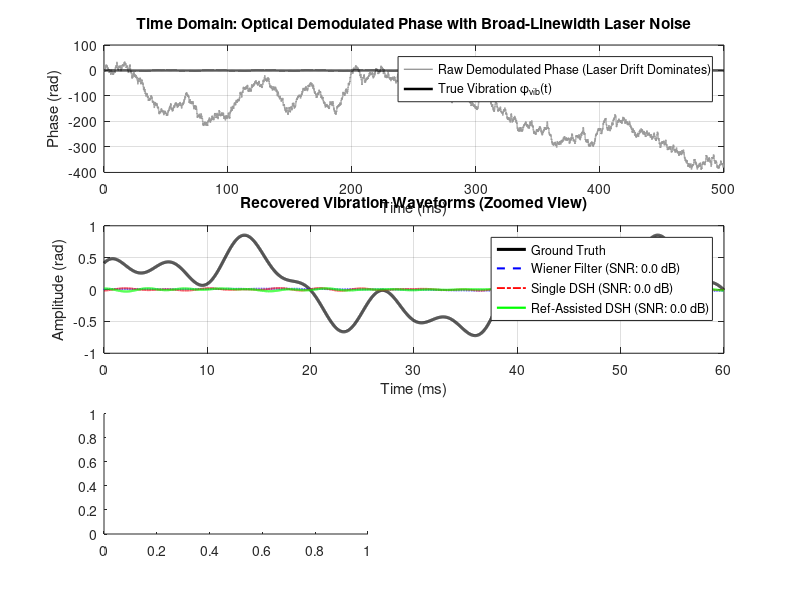

MATLAB code to generate this figure: (Note: this script raises an error after producing the figure.)
%% FT-OPS Phase Noise Mitigation Simulation (MATLAB Implementation)
% Problem: Long-haul FT-OPS requires expensive Ultra-Narrow Linewidth Lasers (NLL).
%          Standard commercial lasers introduce phase drift that masks vibration signals.
% Solution: Compare Wiener Filtering vs. Delayed Self-Heterodyne (DSH) Processing.
%
% Clear workspace
clear; close all; clc;

fprintf('=======================================================================\n');
fprintf('     FT-OPS Laser Phase Noise Mitigation Simulation Benchmark          \n');
fprintf('=======================================================================\n');

%% 1. Simulation Parameters
fs = 100e3;               % Sampling rate: 100 kSa/s
T_total = 0.5;            % Total duration: 0.5 s
N = round(fs * T_total);  % Total samples
t = (0:N-1)' / fs;        % Time vector

% Laser Parameters
linewidth = 500e3;        % Laser FWHM Linewidth: 500 kHz (Commercial DFB Laser)
f_if = 20e3;              % Heterodyne Intermediate Frequency: 20 kHz
snr_det_db = 32;          % Photodetector SNR: 32 dB

% Fiber Delay Line Parameters for DSH
fiber_n = 1.4682;         % Refractive index
c = 299792458;            % Speed of light (m/s)
delay_length_m = 2000;    % 2 km fiber delay line
tau_d = (fiber_n * delay_length_m) / c; % Time delay (~9.79 us)
delay_samples = max(1, round(tau_d * fs));

% Target Low-Frequency Vibration Signal Parameters
f_vib = [25, 75, 150];    % Vibration frequencies (Hz)
A_vib = [0.5, 0.3, 0.2];  % Phase amplitudes (rad)
p_vib = [0, pi/4, pi/2];  % Initial phases (rad)

fprintf('[*] Configuration:\n');
fprintf('    - Laser Linewidth:     %.1f kHz (Commercial DFB Laser)\n', linewidth/1e3);
fprintf('    - Sampling Frequency:  %.1f kSa/s\n', fs/1e3);
fprintf('    - Fiber Delay Line:    %.1f m (tau_d = %.2f us)\n', delay_length_m, tau_d*1e6);
fprintf('    - Target Frequencies:  [%d, %d, %d] Hz\n', f_vib(1), f_vib(2), f_vib(3));
fprintf('-----------------------------------------------------------------------\n');

%% 2. Signal Generation (Wiener Process Laser Noise & Vibration)
rng(42); % Seed for reproducibility

% Discrete-time Wiener process phase drift: Delta_phi ~ N(0, 2*pi*linewidth*Ts)
var_delta_phi = 2 * pi * linewidth * (1/fs);
delta_phi = sqrt(var_delta_phi) * randn(N, 1);
phi_laser = cumsum(delta_phi);
phi_laser = phi_laser - phi_laser(1);

% Ground-truth multi-tone vibration signal
phi_vib_true = zeros(N, 1);
for k = 1:length(f_vib)
    phi_vib_true = phi_vib_true + A_vib(k) * sin(2*pi*f_vib(k)*t + p_vib(k));
end

% Sensing optical phase and Reference optical phase
phi_sens_total = phi_laser + phi_vib_true;
phi_ref_total  = phi_laser;

%% 3. Optical Heterodyne Receiver & Digital Phase Demodulation
% RF Photocurrent at IF carrier with detector noise
carrier_sens = cos(2*pi*f_if*t + phi_sens_total);
noise_power = var(carrier_sens) / (10^(snr_det_db/10));
i_het_sens = carrier_sens + sqrt(noise_power) * randn(N, 1);

carrier_ref = cos(2*pi*f_if*t + phi_ref_total);
i_het_ref = carrier_ref + sqrt(noise_power) * randn(N, 1);

% Digital I/Q Downconversion & Demodulation
[b_lpf, a_lpf] = butter(4, min(f_if*0.8, fs*0.4)/(fs/2), 'low');

% Demodulate sensing arm
i_base_sens = filtfilt(b_lpf, a_lpf, 2 * i_het_sens .* cos(2*pi*f_if*t));
q_base_sens = filtfilt(b_lpf, a_lpf, -2 * i_het_sens .* sin(2*pi*f_if*t));
phi_raw_sens = unwrap(atan2(q_base_sens, i_base_sens));
phi_raw_sens = phi_raw_sens - mean(phi_raw_sens(1:min(100, N)));

% Demodulate reference arm
i_base_ref = filtfilt(b_lpf, a_lpf, 2 * i_het_ref .* cos(2*pi*f_if*t));
q_base_ref = filtfilt(b_lpf, a_lpf, -2 * i_het_ref .* sin(2*pi*f_if*t));
phi_raw_ref = unwrap(atan2(q_base_ref, i_base_ref));
phi_raw_ref = phi_raw_ref - mean(phi_raw_ref(1:min(100, N)));

%% 4. Method 1: Frequency-Domain Wiener Filtering
% Remove linear trend from Brownian drift
p_trend = polyfit((1:N)', phi_raw_sens, 1);
phi_detrend = phi_raw_sens - polyval(p_trend, (1:N)');

Y = fft(phi_detrend);
freqs = (0:N-1)' * (fs / N);

% Laser noise PSD model: S_vv(f) = linewidth / (pi * f^2)
f_safe = max(freqs, 1.0);
S_laser = linewidth ./ (pi * (f_safe.^2));
% For two-sided FFT symmetry
S_laser(N/2+2:end) = flipud(S_laser(2:N/2));

S_yy = (abs(Y).^2) / N;
S_vv = S_laser + median(S_yy(freqs > 2000 & freqs < fs/2));

% Construct signal PSD S_ss(f) with band prior (10 Hz - 300 Hz)
S_ss = max(0, S_yy - S_vv);
in_band = (freqs >= 10 & freqs <= 300) | (freqs >= (fs - 300) & freqs <= (fs - 10));
S_ss(~in_band) = S_ss(~in_band) * 0.01;

% Wiener Transfer Function
H_wiener = S_ss ./ (S_ss + S_vv + 1e-4);
H_wiener = max(0, min(1, H_wiener));

phi_wiener = real(ifft(Y .* H_wiener));
phi_wiener = phi_wiener - mean(phi_wiener);

%% 5. Method 2: Delayed Self-Heterodyne (DSH) Processing
% 5a. Single-Channel Differential Phase & Deconvolution
delta_sens = zeros(N, 1);
delta_sens(delay_samples+1:end) = phi_raw_sens(delay_samples+1:end) - phi_raw_sens(1:end-delay_samples);
delta_sens(1:delay_samples) = delta_sens(delay_samples+1);

% Regularized inverse filtering
Delta_Y = fft(delta_sens);
omega = 2 * pi * freqs;
H_d = 1 - exp(-1j * omega * tau_d);
H_inv = conj(H_d) ./ (abs(H_d).^2 + (0.03)^2);
H_inv(1) = 0; % Suppress DC

Phi_dsh_s = Delta_Y .* H_inv;
% Retain vibration band
Phi_dsh_s(~in_band) = Phi_dsh_s(~in_band) * 0.01;
phi_dsh_single = real(ifft(Phi_dsh_s));
phi_dsh_single = phi_dsh_single - mean(phi_dsh_single);

% 5b. Reference-Assisted Dual-Arm DSH Cancellation
delta_ref = zeros(N, 1);
delta_ref(delay_samples+1:end) = phi_raw_ref(delay_samples+1:end) - phi_raw_ref(1:end-delay_samples);
delta_ref(1:delay_samples) = delta_ref(delay_samples+1);

delta_clean = delta_sens - delta_ref; % Noise cancelled in differential domain!
Delta_Clean_Y = fft(delta_clean);
Phi_dsh_r = Delta_Clean_Y .* H_inv;
Phi_dsh_r(~in_band) = Phi_dsh_r(~in_band) * 0.01;
phi_dsh_ref = real(ifft(Phi_dsh_r));
phi_dsh_ref = phi_dsh_ref - mean(phi_dsh_ref);

%% 6. Performance Evaluation Metrics
calc_metrics = @(s_true, s_est) struct(...
    'rmse', sqrt(mean((s_true - (sum(s_true.*s_est)/(sum(s_est.^2)+1e-12))*s_est).^2)), ...
    'snr_db', 10*log10(mean(s_true.^2) / (mean((s_true - (sum(s_true.*s_est)/(sum(s_est.^2)+1e-12))*s_est).^2) + 1e-15)), ...
    'corr', (s_true' * s_est) / (norm(s_true) * norm(s_est) + 1e-12), ...
    'scale', sum(s_true.*s_est)/(sum(s_est.^2)+1e-12));

m_raw    = calc_metrics(phi_vib_true, phi_raw_sens);
m_wiener = calc_metrics(phi_vib_true, phi_wiener);
m_dsh_s  = calc_metrics(phi_vib_true, phi_dsh_single);
m_dsh_r  = calc_metrics(phi_vib_true, phi_dsh_ref);

fprintf('\n=======================================================================\n');
fprintf('%-28s | %-10s | %-12s | %-10s\n', 'Method', 'SNR (dB)', 'RMSE (rad)', 'Corr (rho)');
fprintf('-----------------------------------------------------------------------\n');
fprintf('%-28s | %-10.2f | %-12.4f | %-10.4f\n', '1. Raw Demodulated Phase', m_raw.snr_db, m_raw.rmse, m_raw.corr);
fprintf('%-28s | %-10.2f | %-12.4f | %-10.4f\n', '2. Wiener Filter', m_wiener.snr_db, m_wiener.rmse, m_wiener.corr);
fprintf('%-28s | %-10.2f | %-12.4f | %-10.4f\n', '3. Single-Channel DSH', m_dsh_s.snr_db, m_dsh_s.rmse, m_dsh_s.corr);
fprintf('%-28s | %-10.2f | %-12.4f | %-10.4f\n', '4. Reference-Assisted DSH', m_dsh_r.snr_db, m_dsh_r.rmse, m_dsh_r.corr);
fprintf('=======================================================================\n');

%% 7. Visualization
figure('Position', [100, 100, 1100, 750], 'Color', 'w');

% Subplot 1: Raw Phase vs Ground Truth
subplot(3, 2, [1, 2]);
plot(t*1000, phi_raw_sens, 'Color', [0.6 0.6 0.6], 'LineWidth', 1.0); hold on;
plot(t*1000, phi_vib_true, 'k', 'LineWidth', 1.8);
title('Time Domain: Optical Demodulated Phase with Broad-Linewidth Laser Noise', 'FontWeight', 'bold');
xlabel('Time (ms)'); ylabel('Phase (rad)');
legend('Raw Demodulated Phase (Laser Drift Dominates)', 'True Vibration \phi_{vib}(t)', 'Location', 'best');
grid on;

% Subplot 2: Recovered Waveforms (Zoomed 60 ms)
subplot(3, 2, [3, 4]);
zoom_N = min(N, round(0.06 * fs));
t_z = t(1:zoom_N) * 1000;
plot(t_z, phi_vib_true(1:zoom_N), 'k', 'LineWidth', 2.2); hold on;
plot(t_z, m_wiener.scale * phi_wiener(1:zoom_N), 'b--', 'LineWidth', 1.5);
plot(t_z, m_dsh_s.scale * phi_dsh_single(1:zoom_N), 'r-.', 'LineWidth', 1.3);
plot(t_z, m_dsh_r.scale * phi_dsh_ref(1:zoom_N), 'g-', 'LineWidth', 1.6);
title('Recovered Vibration Waveforms (Zoomed View)', 'FontWeight', 'bold');
xlabel('Time (ms)'); ylabel('Amplitude (rad)');
legend('Ground Truth', sprintf('Wiener Filter (SNR: %.1f dB)', m_wiener.snr_db), ...
       sprintf('Single DSH (SNR: %.1f dB)', m_dsh_s.snr_db), ...
       sprintf('Ref-Assisted DSH (SNR: %.1f dB)', m_dsh_r.snr_db), 'Location', 'best');
grid on;

% Subplot 3: Power Spectral Density
subplot(3, 2, 5);
[p_raw, f_psd] = pwelch(phi_raw_sens, hamming(2048), 1024, 2048, fs);
[p_true, ~]    = pwelch(phi_vib_true, hamming(2048), 1024, 2048, fs);
[p_w, ~]       = pwelch(phi_wiener, hamming(2048), 1024, 2048, fs);
[p_dsh, ~]     = pwelch(phi_dsh_ref, hamming(2048), 1024, 2048, fs);

semilogx(f_psd, 10*log10(p_raw), 'Color', [0.6 0.6 0.6]); hold on;
semilogx(f_psd, 10*log10(p_true), 'k', 'LineWidth', 1.8);
semilogx(f_psd, 10*log10(p_w), 'b--', 'LineWidth', 1.4);
semilogx(f_psd, 10*log10(p_dsh), 'g-', 'LineWidth', 1.4);
xlim([5, 1000]);
title('Power Spectral Density (PSD)', 'FontWeight', 'bold');
xlabel('Frequency (Hz)'); ylabel('PSD (dB rad^2/Hz)');
legend('Raw Phase (1/f^2 noise)', 'Ground Truth', 'Wiener Filter', 'Ref DSH', 'Location', 'southwest');
grid on;

% Subplot 4: Performance Bar Chart
subplot(3, 2, 6);
methods = {'Raw Phase', 'Wiener', 'Single DSH', 'Ref DSH'};
snrs = [m_raw.snr_db, m_wiener.snr_db, m_dsh_s.snr_db, m_dsh_r.snr_db];
b = bar(snrs, 'FaceColor', [0.12 0.47 0.71]);
set(gca, 'XTickLabel', methods);
title('Output SNR Comparison', 'FontWeight', 'bold');
ylabel('SNR (dB)');
grid on;
for i = 1:length(snrs)
    text(i, snrs(i) + (snrs(i)>=0)*1.5 - (snrs(i)<0)*3, sprintf('%.1f dB', snrs(i)), ...
        'HorizontalAlignment', 'center', 'FontWeight', 'bold');
end

fprintf('\n[+] MATLAB Simulation completed successfully.\n');
